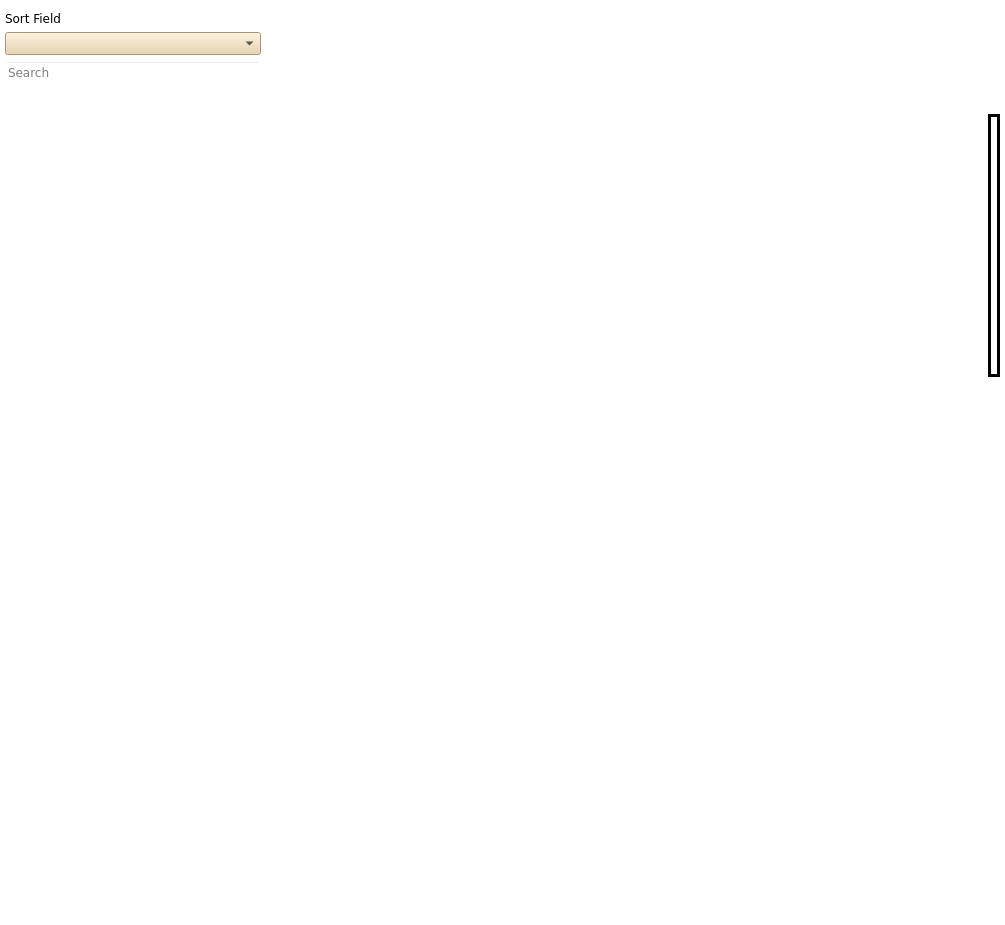
<?xml version="1.0" encoding="UTF-8"?>
<ui version="4.0">
 <class>MonsterManual</class>
 <widget class="QWidget" name="MonsterManual">
  <property name="geometry">
   <rect>
    <x>0</x>
    <y>0</y>
    <width>1005</width>
    <height>925</height>
   </rect>
  </property>
  <property name="font">
   <font>
    <family>DejaVu Sans</family>
   </font>
  </property>
  <property name="windowTitle">
   <string>Form</string>
  </property>
  <property name="styleSheet">
   <string notr="true">background-color: transparent</string>
  </property>
  <layout class="QHBoxLayout" name="horizontalLayout" stretch="2,7">
   <property name="spacing">
    <number>3</number>
   </property>
   <property name="sizeConstraint">
    <enum>QLayout::SetNoConstraint</enum>
   </property>
   <property name="leftMargin">
    <number>5</number>
   </property>
   <property name="rightMargin">
    <number>5</number>
   </property>
   <item>
    <layout class="QVBoxLayout" name="leftLayout" stretch="0,3,7">
     <property name="spacing">
      <number>6</number>
     </property>
     <item>
      <layout class="QVBoxLayout" name="sortLayout">
       <item>
        <widget class="QLabel" name="sortLabel">
         <property name="font">
          <font>
           <family>DejaVu Sans</family>
          </font>
         </property>
         <property name="text">
          <string>Sort Field</string>
         </property>
        </widget>
       </item>
       <item>
        <widget class="QComboBox" name="sortComboBox">
         <property name="font">
          <font>
           <family>DejaVu Sans</family>
           <weight>50</weight>
           <bold>false</bold>
          </font>
         </property>
         <property name="styleSheet">
          <string notr="true">background-color : rgb(231,208,166)</string>
         </property>
        </widget>
       </item>
      </layout>
     </item>
     <item>
      <widget class="QLineEdit" name="searchBar">
       <property name="font">
        <font>
         <family>DejaVu Sans</family>
        </font>
       </property>
       <property name="styleSheet">
        <string notr="true">background:transparent</string>
       </property>
       <property name="placeholderText">
        <string>Search</string>
       </property>
      </widget>
     </item>
     <item>
      <widget class="QTableWidget" name="monsterTable">
       <property name="enabled">
        <bool>true</bool>
       </property>
       <property name="sizePolicy">
        <sizepolicy hsizetype="MinimumExpanding" vsizetype="Expanding">
         <horstretch>0</horstretch>
         <verstretch>0</verstretch>
        </sizepolicy>
       </property>
       <property name="font">
        <font>
         <family>DejaVu Sans</family>
        </font>
       </property>
       <property name="autoFillBackground">
        <bool>false</bool>
       </property>
       <property name="styleSheet">
        <string notr="true">background:transparent</string>
       </property>
       <property name="showGrid">
        <bool>false</bool>
       </property>
       <property name="gridStyle">
        <enum>Qt::NoPen</enum>
       </property>
       <property name="sortingEnabled">
        <bool>false</bool>
       </property>
       <attribute name="horizontalHeaderVisible">
        <bool>false</bool>
       </attribute>
       <attribute name="horizontalHeaderHighlightSections">
        <bool>false</bool>
       </attribute>
       <attribute name="horizontalHeaderStretchLastSection">
        <bool>true</bool>
       </attribute>
       <attribute name="verticalHeaderVisible">
        <bool>false</bool>
       </attribute>
       <attribute name="verticalHeaderHighlightSections">
        <bool>false</bool>
       </attribute>
      </widget>
     </item>
    </layout>
   </item>
   <item>
    <layout class="QVBoxLayout" name="dataLayout" stretch="1,1,6,2,10">
     <property name="spacing">
      <number>6</number>
     </property>
     <property name="sizeConstraint">
      <enum>QLayout::SetDefaultConstraint</enum>
     </property>
     <item>
      <widget class="QLabel" name="nameLabel">
       <property name="font">
        <font>
         <family>DejaVu Sans</family>
         <pointsize>30</pointsize>
         <italic>true</italic>
        </font>
       </property>
       <property name="text">
        <string/>
       </property>
       <property name="alignment">
        <set>Qt::AlignCenter</set>
       </property>
      </widget>
     </item>
     <item>
      <widget class="QLabel" name="sizeTypeLabel">
       <property name="font">
        <font>
         <family>DejaVu Sans</family>
         <pointsize>12</pointsize>
         <weight>50</weight>
         <italic>true</italic>
         <bold>false</bold>
        </font>
       </property>
       <property name="styleSheet">
        <string notr="true">font : italic</string>
       </property>
       <property name="text">
        <string/>
       </property>
       <property name="alignment">
        <set>Qt::AlignHCenter|Qt::AlignTop</set>
       </property>
      </widget>
     </item>
     <item>
      <layout class="QHBoxLayout" name="statsImageLayout">
       <item>
        <layout class="QVBoxLayout" name="statsLayout">
         <item>
          <widget class="QLabel" name="acLabel">
           <property name="sizePolicy">
            <sizepolicy hsizetype="MinimumExpanding" vsizetype="Preferred">
             <horstretch>0</horstretch>
             <verstretch>0</verstretch>
            </sizepolicy>
           </property>
           <property name="font">
            <font>
             <family>DejaVu Sans</family>
            </font>
           </property>
           <property name="text">
            <string/>
           </property>
          </widget>
         </item>
         <item>
          <widget class="QLabel" name="speedLabel">
           <property name="font">
            <font>
             <family>DejaVu Sans</family>
            </font>
           </property>
           <property name="text">
            <string/>
           </property>
          </widget>
         </item>
         <item>
          <widget class="QLabel" name="hpLabel">
           <property name="font">
            <font>
             <family>DejaVu Sans</family>
            </font>
           </property>
           <property name="text">
            <string/>
           </property>
          </widget>
         </item>
         <item>
          <widget class="QLabel" name="savingThrowsLabel">
           <property name="sizePolicy">
            <sizepolicy hsizetype="Preferred" vsizetype="Minimum">
             <horstretch>0</horstretch>
             <verstretch>0</verstretch>
            </sizepolicy>
           </property>
           <property name="font">
            <font>
             <family>DejaVu Sans</family>
            </font>
           </property>
           <property name="text">
            <string/>
           </property>
           <property name="wordWrap">
            <bool>true</bool>
           </property>
          </widget>
         </item>
         <item>
          <widget class="QLabel" name="sensesLabel">
           <property name="sizePolicy">
            <sizepolicy hsizetype="Preferred" vsizetype="Minimum">
             <horstretch>0</horstretch>
             <verstretch>0</verstretch>
            </sizepolicy>
           </property>
           <property name="font">
            <font>
             <family>DejaVu Sans</family>
            </font>
           </property>
           <property name="text">
            <string/>
           </property>
           <property name="wordWrap">
            <bool>true</bool>
           </property>
          </widget>
         </item>
         <item>
          <widget class="QLabel" name="damageImmunitiesLabel">
           <property name="sizePolicy">
            <sizepolicy hsizetype="Preferred" vsizetype="Minimum">
             <horstretch>0</horstretch>
             <verstretch>0</verstretch>
            </sizepolicy>
           </property>
           <property name="font">
            <font>
             <family>DejaVu Sans</family>
            </font>
           </property>
           <property name="text">
            <string/>
           </property>
           <property name="wordWrap">
            <bool>true</bool>
           </property>
          </widget>
         </item>
         <item>
          <widget class="QLabel" name="languagesLabel">
           <property name="sizePolicy">
            <sizepolicy hsizetype="Preferred" vsizetype="Minimum">
             <horstretch>0</horstretch>
             <verstretch>0</verstretch>
            </sizepolicy>
           </property>
           <property name="font">
            <font>
             <family>DejaVu Sans</family>
            </font>
           </property>
           <property name="text">
            <string/>
           </property>
           <property name="wordWrap">
            <bool>true</bool>
           </property>
          </widget>
         </item>
         <item>
          <widget class="QLabel" name="conditionImmunitiesLabel">
           <property name="sizePolicy">
            <sizepolicy hsizetype="Preferred" vsizetype="Minimum">
             <horstretch>0</horstretch>
             <verstretch>0</verstretch>
            </sizepolicy>
           </property>
           <property name="font">
            <font>
             <family>DejaVu Sans</family>
            </font>
           </property>
           <property name="text">
            <string/>
           </property>
           <property name="wordWrap">
            <bool>true</bool>
           </property>
          </widget>
         </item>
         <item>
          <widget class="QLabel" name="challengeRatingLabel">
           <property name="sizePolicy">
            <sizepolicy hsizetype="Preferred" vsizetype="Minimum">
             <horstretch>0</horstretch>
             <verstretch>0</verstretch>
            </sizepolicy>
           </property>
           <property name="font">
            <font>
             <family>DejaVu Sans</family>
            </font>
           </property>
           <property name="text">
            <string/>
           </property>
           <property name="wordWrap">
            <bool>true</bool>
           </property>
          </widget>
         </item>
         <item>
          <widget class="QLabel" name="damageResistancesLabel">
           <property name="sizePolicy">
            <sizepolicy hsizetype="Preferred" vsizetype="Minimum">
             <horstretch>0</horstretch>
             <verstretch>0</verstretch>
            </sizepolicy>
           </property>
           <property name="font">
            <font>
             <family>DejaVu Sans</family>
            </font>
           </property>
           <property name="text">
            <string/>
           </property>
           <property name="wordWrap">
            <bool>true</bool>
           </property>
          </widget>
         </item>
         <item>
          <widget class="QLabel" name="damageVulnerabilitiesLabel">
           <property name="sizePolicy">
            <sizepolicy hsizetype="Preferred" vsizetype="Minimum">
             <horstretch>0</horstretch>
             <verstretch>0</verstretch>
            </sizepolicy>
           </property>
           <property name="font">
            <font>
             <family>DejaVu Sans</family>
            </font>
           </property>
           <property name="text">
            <string/>
           </property>
           <property name="wordWrap">
            <bool>true</bool>
           </property>
          </widget>
         </item>
         <item>
          <widget class="QLabel" name="skillsLabel">
           <property name="sizePolicy">
            <sizepolicy hsizetype="Preferred" vsizetype="Minimum">
             <horstretch>0</horstretch>
             <verstretch>0</verstretch>
            </sizepolicy>
           </property>
           <property name="font">
            <font>
             <family>DejaVu Sans</family>
            </font>
           </property>
           <property name="text">
            <string/>
           </property>
           <property name="wordWrap">
            <bool>true</bool>
           </property>
          </widget>
         </item>
        </layout>
       </item>
       <item>
        <widget class="QLabel" name="imageLabel">
         <property name="sizePolicy">
          <sizepolicy hsizetype="Minimum" vsizetype="Minimum">
           <horstretch>0</horstretch>
           <verstretch>0</verstretch>
          </sizepolicy>
         </property>
         <property name="font">
          <font>
           <family>DejaVu Sans</family>
          </font>
         </property>
         <property name="frameShape">
          <enum>QFrame::Box</enum>
         </property>
         <property name="lineWidth">
          <number>3</number>
         </property>
         <property name="text">
          <string/>
         </property>
        </widget>
       </item>
      </layout>
     </item>
     <item>
      <layout class="QHBoxLayout" name="abilityScoresLayout">
       <item>
        <widget class="QLabel" name="strLabel">
         <property name="font">
          <font>
           <family>DejaVu Sans</family>
          </font>
         </property>
         <property name="text">
          <string/>
         </property>
         <property name="alignment">
          <set>Qt::AlignCenter</set>
         </property>
        </widget>
       </item>
       <item>
        <widget class="QLabel" name="dexLabel">
         <property name="font">
          <font>
           <family>DejaVu Sans</family>
          </font>
         </property>
         <property name="text">
          <string/>
         </property>
         <property name="alignment">
          <set>Qt::AlignCenter</set>
         </property>
        </widget>
       </item>
       <item>
        <widget class="QLabel" name="conLabel">
         <property name="font">
          <font>
           <family>DejaVu Sans</family>
          </font>
         </property>
         <property name="text">
          <string/>
         </property>
         <property name="alignment">
          <set>Qt::AlignCenter</set>
         </property>
        </widget>
       </item>
       <item>
        <widget class="QLabel" name="intLabel">
         <property name="font">
          <font>
           <family>DejaVu Sans</family>
          </font>
         </property>
         <property name="text">
          <string/>
         </property>
         <property name="alignment">
          <set>Qt::AlignCenter</set>
         </property>
        </widget>
       </item>
       <item>
        <widget class="QLabel" name="wisLabel">
         <property name="font">
          <font>
           <family>DejaVu Sans</family>
          </font>
         </property>
         <property name="text">
          <string/>
         </property>
         <property name="alignment">
          <set>Qt::AlignCenter</set>
         </property>
        </widget>
       </item>
       <item>
        <widget class="QLabel" name="chaLabel">
         <property name="font">
          <font>
           <family>DejaVu Sans</family>
          </font>
         </property>
         <property name="text">
          <string/>
         </property>
         <property name="alignment">
          <set>Qt::AlignCenter</set>
         </property>
        </widget>
       </item>
      </layout>
     </item>
     <item>
      <widget class="QScrollArea" name="abilitiesScrollArea">
       <property name="sizePolicy">
        <sizepolicy hsizetype="Expanding" vsizetype="MinimumExpanding">
         <horstretch>0</horstretch>
         <verstretch>0</verstretch>
        </sizepolicy>
       </property>
       <property name="font">
        <font>
         <family>DejaVu Sans</family>
        </font>
       </property>
       <property name="layoutDirection">
        <enum>Qt::LeftToRight</enum>
       </property>
       <property name="styleSheet">
        <string notr="true">background-color: transparent</string>
       </property>
       <property name="frameShape">
        <enum>QFrame::NoFrame</enum>
       </property>
       <property name="frameShadow">
        <enum>QFrame::Plain</enum>
       </property>
       <property name="verticalScrollBarPolicy">
        <enum>Qt::ScrollBarAsNeeded</enum>
       </property>
       <property name="horizontalScrollBarPolicy">
        <enum>Qt::ScrollBarAlwaysOff</enum>
       </property>
       <property name="sizeAdjustPolicy">
        <enum>QAbstractScrollArea::AdjustToContents</enum>
       </property>
       <property name="widgetResizable">
        <bool>true</bool>
       </property>
       <property name="alignment">
        <set>Qt::AlignLeading|Qt::AlignLeft|Qt::AlignTop</set>
       </property>
       <widget class="QWidget" name="abilitiesContents">
        <property name="geometry">
         <rect>
          <x>0</x>
          <y>0</y>
          <width>732</width>
          <height>439</height>
         </rect>
        </property>
        <property name="sizePolicy">
         <sizepolicy hsizetype="MinimumExpanding" vsizetype="Minimum">
          <horstretch>0</horstretch>
          <verstretch>0</verstretch>
         </sizepolicy>
        </property>
        <layout class="QVBoxLayout" name="verticalLayout">
         <item>
          <widget class="QLabel" name="abilitiesLabel">
           <property name="font">
            <font>
             <family>DejaVu Sans</family>
            </font>
           </property>
           <property name="text">
            <string/>
           </property>
           <property name="alignment">
            <set>Qt::AlignLeading|Qt::AlignLeft|Qt::AlignTop</set>
           </property>
           <property name="wordWrap">
            <bool>true</bool>
           </property>
          </widget>
         </item>
        </layout>
       </widget>
      </widget>
     </item>
    </layout>
   </item>
  </layout>
 </widget>
 <resources/>
 <connections/>
</ui>
